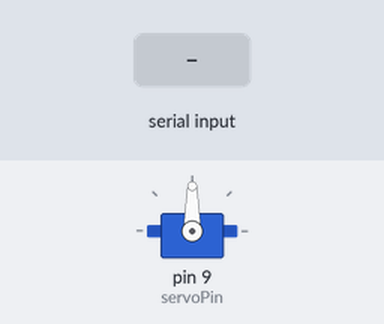
Bench run of a sketch on a simulated Arduino Uno, built with avr-gcc and run on an emulated ATmega328P. Shown: servo. The test bench sets the inputs (shaded band). What the sketch prints to the serial monitor is not drawn.

Above: at 1.2 s.
1.3 s: "30,150\n" received over Serial
At 3.6 s:
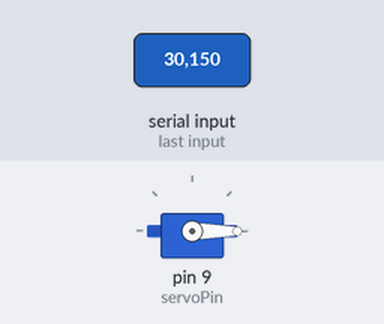
3.9 s: "90,45\n" received over Serial
At 4.4 s:
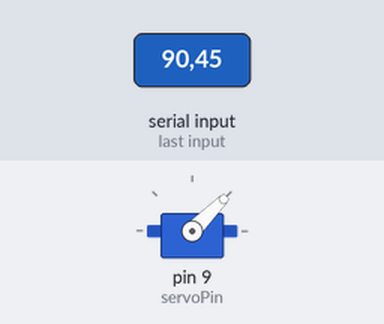
6.5 s: "200\n" received over Serial
At 7.0 s:
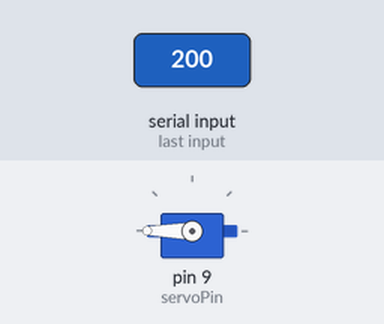
Timing chart, 0 to 9.5 s (numbered marks = the images above; inputs shaded):
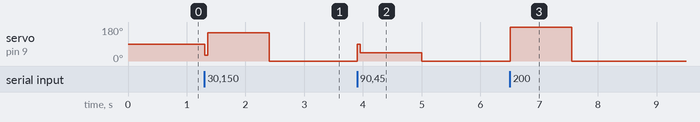

Measured:
- after the input at 1.3 s, servo on pin 9 (servoPin): 90° → 150° at once, → 0° 1.1 s later
- after the input at 3.9 s, servo on pin 9 (servoPin): 0° → 45° at once, → 0° 1.1 s later
- after the input at 6.5 s, servo on pin 9 (servoPin): 0° → 180° at once, → 0° 1.0 s later

The sketch:

servo.ino
```cpp
#include <Servo.h>

int servoPin = 9;
int servoPos = 90;
Servo myServo;
int delayT = 50;

void setup() {
  // put your setup code here, to run once:
  Serial.begin(9600);
  myServo.attach(servoPin);
}

void loop() {
  // put your main code here, to run repeatedly:
  Serial.print("What Angle: ");
  while(Serial.available() == 0){

  }
  servoPos = Serial.parseInt();
  Serial.println(servoPos);


  myServo.write(servoPos);
  Serial.println(servoPos);
  // if(servoPos > 5){
  //   servoPos -= 1;
  // }else{
  //   servoPos = 90;
  // }
  delay(delayT);
}
```
